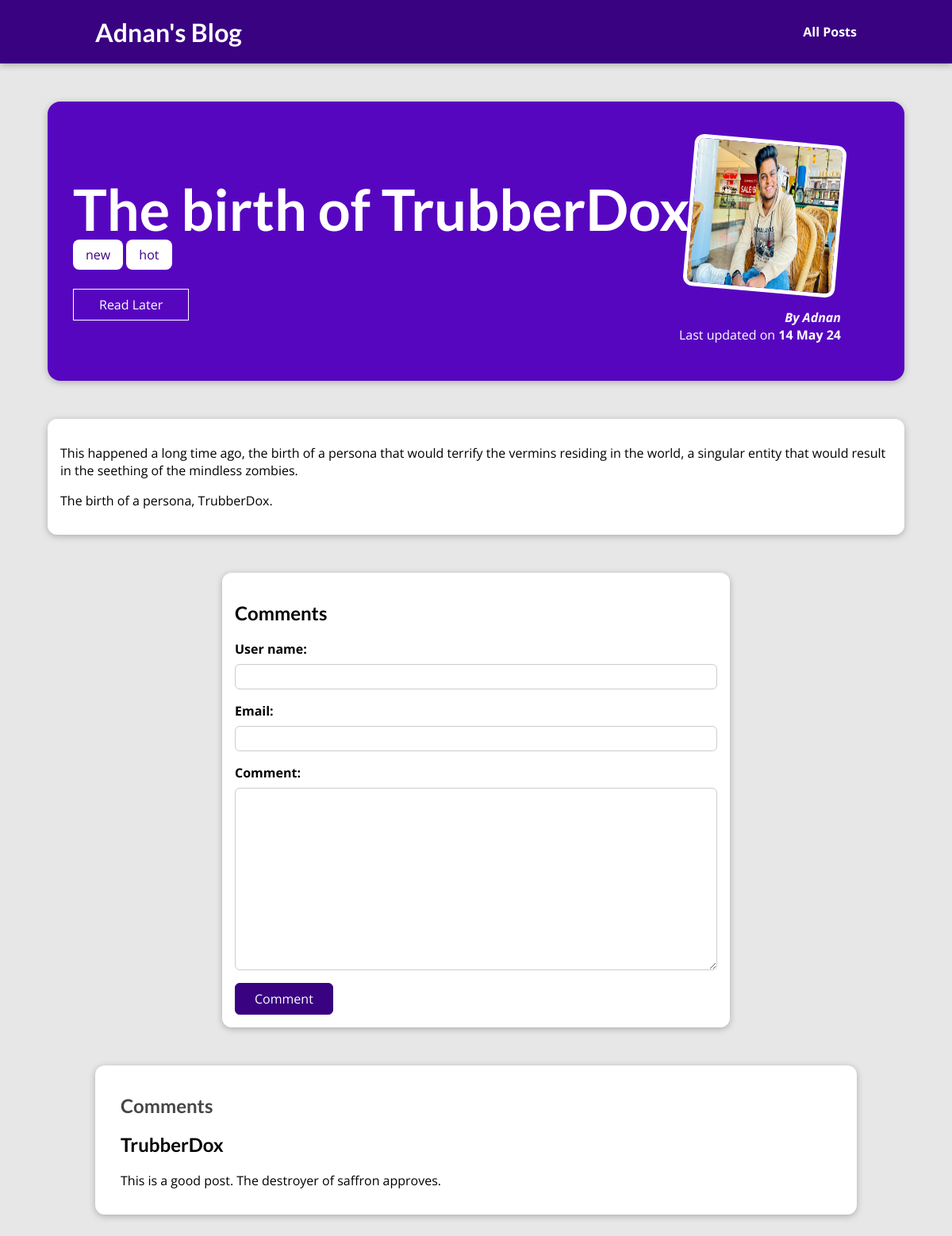
The app's page /posts/the-birth-of-trubberdox with its own data.
### blog/models.py (models this page shows, shortened)
class Post(models.Model):
    title = models.CharField(max_length=30)
    author = models.ForeignKey(Author, on_delete=models.SET_NULL, null=True, related_name="post")
    image = models.ImageField(upload_to="post_images", null = True)
    excerpt = models.CharField(max_length=100)
    content = models.TextField(max_length=300)
    date = models.DateTimeField(auto_now=True)
    tags = models.ManyToManyField(Tags, related_name="post")
    slug = models.SlugField(unique=True)

class Tags(models.Model):
    caption = models.CharField(max_length=15)
    def __str__(self):
        return self.caption

class Author(models.Model):
    first_name = models.CharField(max_length=20)
    last_name = models.CharField(max_length=20)
    email = models.EmailField()

class Comments(models.Model):
    user_name = models.CharField(max_length=30)
    email = models.EmailField()
    comment = models.TextField(max_length=300)
    post = models.ForeignKey(Post, on_delete=models.CASCADE, related_name="comments")

### blog/views.py (the view, shortened to what this page needs)
# urls.py: path("posts/<slug:slug>", SinglePost.as_view(), name = "single_post"),
class SinglePost(View):
    form = CommentsForm
    def get(self, request, slug):
        objected = Post.objects.get(slug=slug)
        context = {"posted" : objected,
                   "post_tags" : objected.tags.all(),
                   "comment_form" : self.form,
                   "comments" : objected.comments.all().order_by("id")}
        return render(request, "single_post.html", context)

### blog/templates/single_post.html (shortened to what this page needs)
{% extends 'base.html' %}
{% load static %}
{% block css_files %}
    <link rel = "stylesheet" href = "{% static 'css-files/post-detail.css' %}">
{% endblock %}
{% block content %}
    <section id="summary">
        <h2>{{ posted.title }}</h2>
        <div>{% for tags in post_tags %}
                 <span class = "tag">{{ tags }}</span>
             {% endfor %}
             <div id = "read-later">
                 <form method = "POST" style="margin-top : 2%"> {% csrf_token %}
                     <button type = "submit">Read Later</button>
                 </form>
             </div>
        </div>
        <article>
            <img src = "{{ posted.image.url }}" alt = "{{ posted.title }}">
            <address>By <a href="mailto:{{ posted.author.email }}">{{posted.author.first_name}}</a></address>
            <div>
                Last updated on <time>{{posted.date|date:"d M y"}}</time>
            </div>
        </article>
    </section>
    <main>
        {{ posted.content | linebreaks }}
    </main>
    <section id = "comment-form">
        <h2>Comments</h2>
        <form method = "POST"> {% csrf_token %}
            {% for field in comment_form %}
                <div class = "form-control" {% if field.errors %} invalid {% endif %}>
                    {{ field.label_tag }}
                    {{ field }}
                </div>
            {% endfor %}
            <button>Comment</button>
        </form>
    </section>
    <section id = "comments">
        <h2>Comments</h2>
        {% for comment in comments %}
            <l1>
                <h1>{{ comment.user_name }}</h1>
                <p>{{ comment.comment | linebreaks }}</p>
            </l1>
        {% endfor %}
    </section>
{% endblock %}

### blog/templates/base.html (shortened to what this page needs)
<!DOCTYPE html>
<html>
    <head>
        {% load static %}
        <link rel="stylesheet" href= "{% static 'app.css' %}">
        {% block css_files %}{% endblock %}
    </head>
    <body>
        <header id="main-navigation">
            <h1><a href = "{% url 'starting-page' %}">Adnan's Blog</a></h1>
            <nav><a href = "{% url 'posts' %}">All Posts</a></nav>
        </header>
        {% block content %}
        {% endblock %}
    </body>
</html>

### static/app.css (style rules this page uses)
* { box-sizing: border-box; }
html { font-family: 'Open Sans', 'Lato', sans-serif; }
body { margin: 0; }
h1, h2, h3 { font-family: 'Lato', sans-serif; font-weight: bold; }
#main-navigation { width: 100%; height: 5rem; display: flex; justify-content: space-between; align-items: center; padding: 0 10%; position: absolute; top: 0; left: 0; }
#main-navigation a { text-decoration: none; color: white; font-weight: bold; }

### blog/static/css-files/post-detail.css (style rules this page uses)
body { background-color: #e7e7e7; }
#main-navigation { background-color: #390281; box-shadow: 0 2px 8px rgba(0, 0, 0, 0.25); }
#summary { margin: 8rem auto 3rem auto; padding: 2rem; width: 90%; max-width: 90rem; border-radius: 16px; background-color: #5706c0; position: relative; box-shadow: 0 2px 8px rgba(0, 0, 0, 0.25); height: 22rem; }
#summary h2 { color: white; font-size: 4.5rem; margin-bottom: 0.25rem; }
#summary article { position: absolute; top: 2rem; right: 3rem; padding: 1rem 2rem; border-radius: 12px; text-align: right; color: white; }
#summary article img { width: 12rem; height: 12rem; border-radius: 12px; transform: rotateZ(5deg); border: 5px solid white; margin-bottom: 1rem; }
#summary address { font-weight: bold; }
#summary a { color: white; text-decoration: none; }
#summary time { font-weight: bold; }
#read-later { margin: 2rem 0; }
#read-later button { background-color: transparent; border: 1px solid white; padding: 0.5rem 2rem; font: inherit; color: white; cursor: pointer; }
main { width: 90%; max-width: 90rem; margin: 3rem auto; background-color: white; padding: 1rem; border-radius: 12px; box-shadow: 0 2px 8px rgba(0, 0, 0, 0.25); }
.tag { background-color: white; color: #390281; padding: 0.5rem 1rem; border-radius: 8px; }
#comment-form { margin: 3rem auto; width: 90%; max-width: 40rem; border-radius: 12px; background-color: white; box-shadow: 0 2px 8px rgba(0, 0, 0, 0.25); padding: 1rem; }
#comment-form button { font: inherit; background-color: #390281; color: white; border: 1px solid #390281; padding: 0.5rem 1.5rem; border-radius: 6px; cursor: pointer; }
.form-control { margin-bottom: 1rem; }
.form-control label { font-weight: bold; margin-bottom: 0.5rem; display: block; }
.form-control input, .form-control textarea { display: block; width: 100%; font: inherit; padding: 0.25rem; border-radius: 6px; border: 1px solid #ccc; }
#comments { margin: 3rem auto; width: 90%; max-width: 60rem; border-radius: 12px; background-color: white; box-shadow: 0 2px 8px rgba(0, 0, 0, 0.25); padding: 1rem 2rem; }
#comments h2 { color: #464646; }

### records on screen
Post: title "The birth of TrubberDox", image (picture), author.first_name "Adnan", date "14 May 24", content "This happened a long time ago, the birth of a persona that would terrify the vermins residing in the world, a singular entity that would result in the seething of the mindless zombies. The birth of a persona, TrubberDox."
Tags: caption "new"
Tags: caption "hot"
Comments: user_name "TrubberDox", comment "This is a good post. The destroyer of saffron approves."

### other values on screen
{{ field.label_tag }} "User name:" "Email:" "Comment:"
